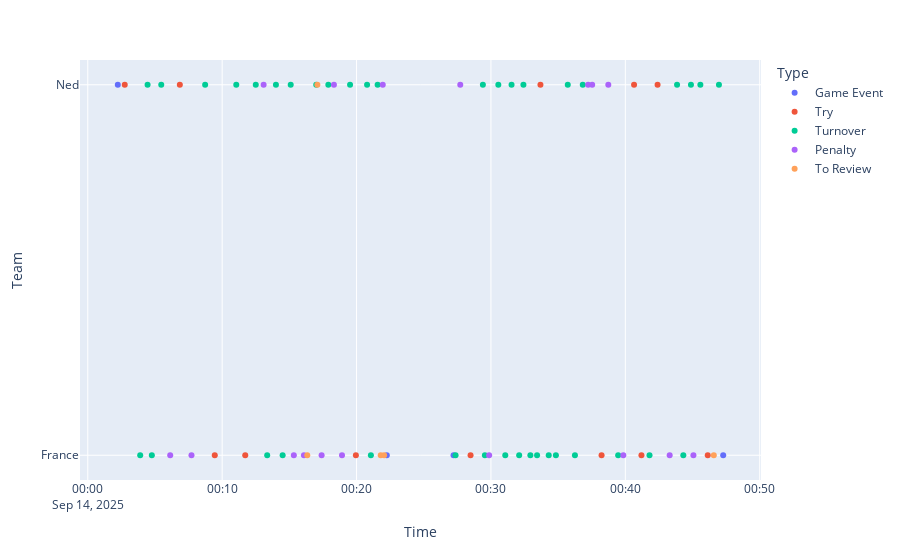

Notebook code cell kept with this figure:
### Code cell
fig = px.scatter(
    data_df, 
    x='Time', 
    y='Team',
    hover_name="Name",
    hover_data="Comment",
    color="Type",
    category_orders={"Team": [OTHER_TEAM_NAME, "France"]}
)
fig.write_html(output_data_root / "recap.html")
fig.show()

### Figure 1 — Plotly figure (JSON) as saved in the notebook; plotly's stock layout.template omitted (floating-point values rounded to 4 significant figures)
{"data": [{"customdata": [[null], [null], [null], [null]], "hovertemplate": "<b>%{hovertext}</b><br><br>Type=Game Event<br>Time=%{x}<br>Team=%{y}<br>Comment=%{customdata[0]}<extra></extra>", "hovertext": ["Game Start", "Game End", "Game Start", "Game End"], "legendgroup": "Game Event", "marker": {"color": "#636efa", "symbol": "circle"}, "mode": "markers", "name": "Game Event", "orientation": "v", "showlegend": true, "type": "scatter", "x": ["2025-09-14T00:02:14.000000000", "2025-09-14T00:22:15.000000000", "2025-09-14T00:27:13.000000000", "2025-09-14T00:47:17.000000000"], "xaxis": "x", "y": ["Ned", "France", "France", "France"], "yaxis": "y"}, {"customdata": [[null], [null], [null], [null], [null], [null], [null], [null], [null], [null], [null], [null]], "hovertemplate": "<b>%{hovertext}</b><br><br>Type=Try<br>Time=%{x}<br>Team=%{y}<br>Comment=%{customdata[0]}<extra></extra>", "hovertext": ["Try", "Try", "Try", "Try", "Try", "Try", "Try", "Try", "Try", "Try", "Try", "Try"], "legendgroup": "Try", "marker": {"color": "#EF553B", "symbol": "circle"}, "mode": "markers", "name": "Try", "orientation": "v", "showlegend": true, "type": "scatter", "x": ["2025-09-14T00:02:45.000000000", "2025-09-14T00:06:51.000000000", "2025-09-14T00:09:27.000000000", "2025-09-14T00:11:43.000000000", "2025-09-14T00:19:57.000000000", "2025-09-14T00:28:29.000000000", "2025-09-14T00:33:41.000000000", "2025-09-14T00:38:14.000000000", "2025-09-14T00:40:39.000000000", "2025-09-14T00:41:12.000000000", "2025-09-14T00:42:24.000000000", "2025-09-14T00:46:08.000000000"], "xaxis": "x", "y": ["Ned", "Ned", "France", "France", "France", "France", "Ned", "France", "Ned", "France", "Ned", "France"], "yaxis": "y"}, {"customdata": [[null], [null], [null], [null], [null], [null], [null], [null], [null], [null], ["Possible Touch and Pass"], [null], [null], [null], [null], [null], [null], [null], [null], [null], [null], [null], [null], [null], [null], [null], [null], [null], ["6 again or not?"], [null], [null], [null], [null], ["6 again or not?"], [null], [null], [null], [null], [null]], "hovertemplate": "<b>%{hovertext}</b><br><br>Type=Turnover<br>Time=%{x}<br>Team=%{y}<br>Comment=%{customdata[0]}<extra></extra>", "hovertext": ["6th Touch", "Ball Down", "6th Touch", "6th Touch", "Ball Down", "Ball Down", "Ball Down", "Ball Down", "6th Touch", "Dummy Touch", "6th Touch", "Interception", "6th Touch", "Ball Down", "6th Touch", "Ball Down", "Ball Down", "Ball Down", "6th Touch", "Ball Down", "Ball Down", "6th Touch", "6th Touch", "6th Touch", "Ball Down", "Ball Down", "6 Again", "Ball Down", "6 Again", "6th Touch", "Ball Down", "Ball Down", "Ball Down", "6 Again", "6th Touch", "Ball Down", "Ball Down", "Ball Down", "6th Touch"], "legendgroup": "Turnover", "marker": {"color": "#00cc96", "symbol": "circle"}, "mode": "markers", "name": "Turnover", "orientation": "v", "showlegend": true, "type": "scatter", "x": ["2025-09-14T00:03:54.000000000", "2025-09-14T00:04:27.000000000", "2025-09-14T00:04:46.000000000", "2025-09-14T00:05:28.000000000", "2025-09-14T00:08:44.000000000", "2025-09-14T00:11:03.000000000", "2025-09-14T00:12:30.000000000", "2025-09-14T00:13:21.000000000", "2025-09-14T00:14:00.000000000", "2025-09-14T00:14:30.000000000", "2025-09-14T00:15:06.000000000", "2025-09-14T00:17:00.000000000", "2025-09-14T00:17:54.000000000", "2025-09-14T00:19:31.000000000", "2025-09-14T00:20:47.000000000", "2025-09-14T00:21:04.000000000", "2025-09-14T00:21:34.000000000", "2025-09-14T00:27:22.000000000", "2025-09-14T00:29:24.000000000", "2025-09-14T00:29:33.000000000", "2025-09-14T00:30:33.000000000", "2025-09-14T00:31:04.000000000", "2025-09-14T00:31:32.000000000", "2025-09-14T00:32:06.000000000", "2025-09-14T00:32:25.000000000", "2025-09-14T00:32:56.000000000", "2025-09-14T00:33:26.000000000", "2025-09-14T00:34:18.000000000", "2025-09-14T00:34:50.000000000", "2025-09-14T00:35:43.000000000", "2025-09-14T00:36:15.000000000", "2025-09-14T00:36:50.000000000", "2025-09-14T00:39:28.000000000", "2025-09-14T00:41:48.000000000", "2025-09-14T00:43:51.000000000", "2025-09-14T00:44:19.000000000", "2025-09-14T00:44:53.000000000", "2025-09-14T00:45:35.000000000", "2025-09-14T00:46:58.000000000"], "xaxis": "x", "y": ["France", "Ned", "France", "Ned", "Ned", "Ned", "Ned", "France", "Ned", "France", "Ned", "Ned", "Ned", "Ned", "Ned", "France", "Ned", "France", "Ned", "France", "Ned", "France", "Ned", "France", "Ned", "France", "France", "France", "France", "Ned", "France", "Ned", "France", "France", "Ned", "France", "Ned", "Ned", "Ned"], "yaxis": "y"}, {"customdata": [["To compare"], [null], ["Not sure if offside or not moving up"], [null], ["Not sure if offside or early drop"], ["Harsh ?"], [null], [null], [null], [null], [null], [null], [null], ["Not sure which one"], ["I really don't understand this one, seems more like an overstep"], [null], ["When we freeze frame seems like there is an arm"]], "hovertemplate": "<b>%{hovertext}</b><br><br>Type=Penalty<br>Time=%{x}<br>Team=%{y}<br>Comment=%{customdata[0]}<extra></extra>", "hovertext": ["Touch and Pass", "Forward Pass", "Offside", "Forward Pass", "Offside", "Delay of Play", "Hard Touch", "Forward Pass", "Offside", "Forward Pass", "In The Ruck", "Hard Touch", "Forward Pass", "Forward Pass", "In The Ruck", "Forward Pass", "Shoulder"], "legendgroup": "Penalty", "marker": {"color": "#ab63fa", "symbol": "circle"}, "mode": "markers", "name": "Penalty", "orientation": "v", "showlegend": true, "type": "scatter", "x": ["2025-09-14T00:06:08.000000000", "2025-09-14T00:07:43.000000000", "2025-09-14T00:13:05.000000000", "2025-09-14T00:15:20.000000000", "2025-09-14T00:16:05.000000000", "2025-09-14T00:17:24.000000000", "2025-09-14T00:18:19.000000000", "2025-09-14T00:18:55.000000000", "2025-09-14T00:21:57.000000000", "2025-09-14T00:27:43.000000000", "2025-09-14T00:29:52.000000000", "2025-09-14T00:37:14.000000000", "2025-09-14T00:37:32.000000000", "2025-09-14T00:38:44.000000000", "2025-09-14T00:39:51.000000000", "2025-09-14T00:43:18.000000000", "2025-09-14T00:45:04.000000000"], "xaxis": "x", "y": ["France", "France", "Ned", "France", "France", "France", "Ned", "France", "Ned", "Ned", "France", "Ned", "Ned", "Ned", "France", "France", "France"], "yaxis": "y"}, {"customdata": [["Missed not over the ball?"], ["Clear not over the ball"], ["In the ruck ?"], ["Off the ball skirmish"], ["Seems like the same as the shoulder against France above"]], "hovertemplate": "<b>%{hovertext}</b><br><br>Type=To Review<br>Time=%{x}<br>Team=%{y}<br>Comment=%{customdata[0]}<extra></extra>", "hovertext": ["Bad Roll", "Bad Roll", "In The Ruck", "Other", "Other"], "legendgroup": "To Review", "marker": {"color": "#FFA15A", "symbol": "circle"}, "mode": "markers", "name": "To Review", "orientation": "v", "showlegend": true, "type": "scatter", "x": ["2025-09-14T00:16:20.000000000", "2025-09-14T00:17:05.000000000", "2025-09-14T00:21:48.000000000", "2025-09-14T00:22:03.000000000", "2025-09-14T00:46:35.000000000"], "xaxis": "x", "y": ["France", "Ned", "France", "France", "France"], "yaxis": "y"}], "layout": {"legend": {"title": {"text": "Type"}, "tracegroupgap": 0}, "margin": {"t": 60}, "xaxis": {"anchor": "y", "domain": [0, 1], "title": {"text": "Time"}}, "yaxis": {"anchor": "x", "categoryarray": ["France", "Ned"], "categoryorder": "array", "domain": [0, 1], "title": {"text": "Team"}}}}
